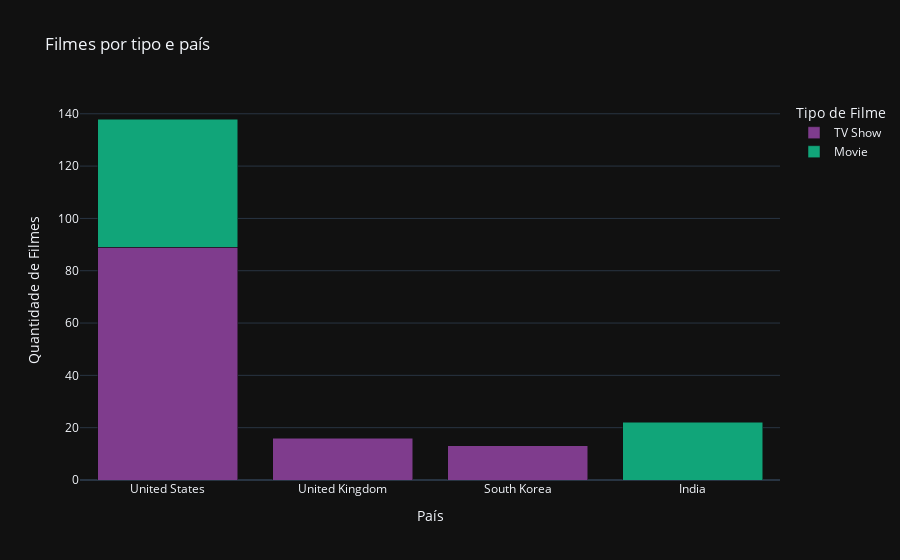

The notebook cell saved with this chart:
### Code cell
df_dados = px.bar(
    df_country,
    x='country',
    y='total',
    color='type',  # coluna correta
    color_discrete_sequence=px.colors.qualitative.Bold,
    title='Filmes por tipo e país',
    labels={
        'country': 'País',
        'total': 'Quantidade de Filmes',
        'type': 'Tipo de Filme'
    },
    barmode='stack'  # ou 'group' / 'overlay' conforme o desejado
)

df_dados.show()

### Figure 1 — Plotly figure (JSON) as saved in the notebook; plotly's stock layout.template omitted (floating-point values rounded to 4 significant figures)
{"data": [{"hovertemplate": "Tipo de Filme=TV Show<br>País=%{x}<br>Quantidade de Filmes=%{y}<extra></extra>", "legendgroup": "TV Show", "marker": {"color": "rgb(127, 60, 141)", "pattern": {"shape": ""}}, "name": "TV Show", "orientation": "v", "showlegend": true, "textposition": "auto", "x": ["United States", "United Kingdom", "South Korea"], "xaxis": "x", "y": [89, 16, 13], "yaxis": "y", "type": "bar"}, {"hovertemplate": "Tipo de Filme=Movie<br>País=%{x}<br>Quantidade de Filmes=%{y}<extra></extra>", "legendgroup": "Movie", "marker": {"color": "rgb(17, 165, 121)", "pattern": {"shape": ""}}, "name": "Movie", "orientation": "v", "showlegend": true, "textposition": "auto", "x": ["United States", "India"], "xaxis": "x", "y": [49, 22], "yaxis": "y", "type": "bar"}], "layout": {"xaxis": {"anchor": "y", "domain": [0.0, 1.0], "title": {"text": "País"}}, "yaxis": {"anchor": "x", "domain": [0.0, 1.0], "title": {"text": "Quantidade de Filmes"}}, "legend": {"title": {"text": "Tipo de Filme"}, "tracegroupgap": 0}, "title": {"text": "Filmes por tipo e país"}, "barmode": "stack"}}
